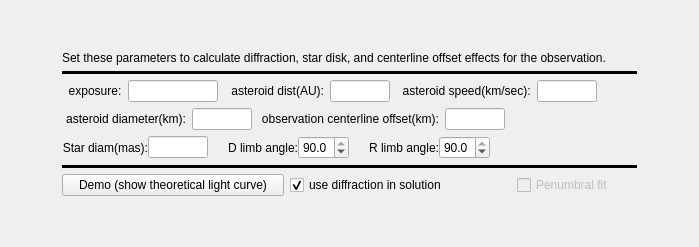
             <widget class="QWidget" name="diffractionTab">
              <attribute name="title">
               <string>Diffraction</string>
              </attribute>
              <layout class="QGridLayout" name="gridLayout_7">
               <item row="0" column="1">
                <spacer name="verticalSpacer_2">
                 <property name="orientation">
                  <enum>Qt::Vertical</enum>
                 </property>
                 <property name="sizeHint" stdset="0">
                  <size>
                   <width>20</width>
                   <height>40</height>
                  </size>
                 </property>
                </spacer>
               </item>
               <item row="1" column="1" colspan="2">
                <widget class="QLabel" name="underlyingLightcurveLabel">
                 <property name="toolTip">
                  <string>&lt;html&gt;&lt;head/&gt;&lt;body&gt;&lt;p&gt;This group of edit boxes allows the parameters for an observation-appropriate 'underlying lightcurve' to be entered.&lt;/p&gt;&lt;p&gt;We define the 'underlying lightcurve' thusly: it is the theoretical intensity of the light diffracted at the occulting edge (assumed straight) as a function of time, i.e. as the shadow of the occulting body passes the observation position, and includes the effect of a possibly finite star disk.  Click the &lt;span style=&quot; font-weight:600; color:#fc0107;&quot;&gt;Demo&lt;/span&gt; button to get a preview of this underlying lightcurve to make sure that the parameters are reasonable and, &lt;span style=&quot; color:#fc0107;&quot;&gt;most importantly, have been entered without error&lt;/span&gt; because these values will be used once a 'solution' has been found.&lt;/p&gt;&lt;p&gt;Diffraction intensity has a wavelength dependence. In PyOTE, we compute a generic diffraction curve composed of light wavelengths in the 400nm to 600nm range (using 5 nm steps) with equal intensities at each included wavelength. The region of the diffraction curve that is of most interest to us is only about +/- 1 Fresnel unit on either side of the geometrical shadow point. Fortunately, in that region, there is very little difference between a narrow band of light wavelengths and a wide band of light wavelengths, so there is no practical need to specify a more realistic bandpass in terms of either shape (amplitudes) or extent (bandpass). The primary effect of a wide bandpass is to greatly reduce the oscillations seen in a single wavelength diffraction curve (i.e., the one that is most frequently used to show diffraction effects).&lt;/p&gt;&lt;p&gt;If the star has a finite disk, the effect on the underlying lightcurve is usually very significant and apparent, 'integrating' away most of the characteristic diffraction curve shape and moving toward what is often referred to as a penumbral shape. It also moves the value of the intensity at the geometrical shadow point from 25% of full scale up to something close to 50% of full scale.&lt;/p&gt;&lt;p&gt;If you leave the exposure duration (exp dur: edit box) empty, the result of clicking the &lt;span style=&quot; font-weight:600; color:#fc0107;&quot;&gt;Demo&lt;/span&gt; button will be a display of the underlying light curve shape. To see the effect of the camera exposure time, which integrates the underlying light curve to produce what we refer to as the camera response, fill in the effective exposure time, taking into account the observation frame rate and number of frames being integrated. Note: this field will be updated/filled in automatically when an observation with timing data is loaded and, if necessary, integrated.&lt;/p&gt;&lt;p&gt;If a &lt;span style=&quot; font-weight:600; color:#fc0107;&quot;&gt;Demo&lt;/span&gt; is run before 'solution' baseline and event intensities have been determined, generic values of 100.0 (baseline intensity) and 0.0 (event intensity) are used. If 'real' baseline and event intensities are available, they are used instead.&lt;/p&gt;&lt;/body&gt;&lt;/html&gt;</string>
                 </property>
                 <property name="text">
                  <string>Set these parameters to calculate diffraction, star disk, and centerline offset effects for the observation.</string>
                 </property>
                 <property name="alignment">
                  <set>Qt::AlignLeading|Qt::AlignLeft|Qt::AlignVCenter</set>
                 </property>
                </widget>
               </item>
               <item row="2" column="1" colspan="2">
                <widget class="Line" name="line_7">
                 <property name="frameShadow">
                  <enum>QFrame::Plain</enum>
                 </property>
                 <property name="lineWidth">
                  <number>4</number>
                 </property>
                 <property name="orientation">
                  <enum>Qt::Horizontal</enum>
                 </property>
                </widget>
               </item>
               <item row="3" column="0">
                <spacer name="horizontalSpacer">
                 <property name="orientation">
                  <enum>Qt::Horizontal</enum>
                 </property>
                 <property name="sizeHint" stdset="0">
                  <size>
                   <width>51</width>
                   <height>20</height>
                  </size>
                 </property>
                </spacer>
               </item>
               <item row="3" column="1" colspan="2">
                <layout class="QHBoxLayout" name="horizontalLayout_13">
                 <item>
                  <widget class="QLabel" name="exposureTimeLabel">
                   <property name="toolTip">
                    <string>&lt;html&gt;&lt;head/&gt;&lt;body&gt;&lt;p&gt;Enter the effective camera exposure time (shutter time) in seconds, taking into account camera integration of frames if that was employed in this observation.&lt;/p&gt;&lt;p&gt;This box will normally be filled automatically when a file is read that has timing information included.&lt;/p&gt;&lt;p&gt;The value in this box will also be updated whenever and integration operation changes the frame duration.&lt;/p&gt;&lt;/body&gt;&lt;/html&gt;</string>
                   </property>
                   <property name="text">
                    <string>  exposure:</string>
                   </property>
                  </widget>
                 </item>
                 <item>
                  <widget class="QLineEdit" name="expDurEdit">
                   <property name="sizePolicy">
                    <sizepolicy hsizetype="Expanding" vsizetype="Fixed">
                     <horstretch>0</horstretch>
                     <verstretch>0</verstretch>
                    </sizepolicy>
                   </property>
                   <property name="maximumSize">
                    <size>
                     <width>90</width>
                     <height>16777215</height>
                    </size>
                   </property>
                  </widget>
                 </item>
                 <item>
                  <widget class="QLabel" name="asteroidDistanceLabel">
                   <property name="sizePolicy">
                    <sizepolicy hsizetype="MinimumExpanding" vsizetype="Preferred">
                     <horstretch>0</horstretch>
                     <verstretch>0</verstretch>
                    </sizepolicy>
                   </property>
                   <property name="toolTip">
                    <string>&lt;html&gt;&lt;head/&gt;&lt;body&gt;&lt;p&gt;Enter the distance to the asteroid/occulting body.&lt;/p&gt;&lt;p&gt;For distance units, use AU (Astronomical units)&lt;/p&gt;&lt;p&gt;Note: If parallax (in arc seconds) to the asteroid is available instead of distance in AU, the distance to the asteroid can be calculated with the equation:&lt;/p&gt;&lt;p align=&quot;center&quot;&gt;&lt;span style=&quot; font-size:18pt; font-weight:600;&quot;&gt;distance(AU) = 8.7882 / parallax(arc seconds)&lt;/span&gt;&lt;/p&gt;&lt;/body&gt;&lt;/html&gt;</string>
                   </property>
                   <property name="text">
                    <string>  asteroid dist(AU):</string>
                   </property>
                   <property name="alignment">
                    <set>Qt::AlignRight|Qt::AlignTrailing|Qt::AlignVCenter</set>
                   </property>
                  </widget>
                 </item>
                 <item>
                  <widget class="QLineEdit" name="asteroidDistanceEdit">
                   <property name="sizePolicy">
                    <sizepolicy hsizetype="Expanding" vsizetype="Fixed">
                     <horstretch>0</horstretch>
                     <verstretch>0</verstretch>
                    </sizepolicy>
                   </property>
                   <property name="maximumSize">
                    <size>
                     <width>60</width>
                     <height>16777215</height>
                    </size>
                   </property>
                  </widget>
                 </item>
                 <item>
                  <widget class="QLabel" name="shadowSpeedLabel">
                   <property name="toolTip">
                    <string>&lt;html&gt;&lt;head/&gt;&lt;body&gt;&lt;p&gt;Enter the speed of the occulting body in kilometers per second.&lt;/p&gt;&lt;p&gt;This is used as the speed of the occultation shadow projected on the earth.&lt;/p&gt;&lt;p&gt;This value is used to convert the diffraction pattern, which is calculated as a function of Fresnel units, to a function of time.&lt;/p&gt;&lt;p&gt;If the asteroid speed is not given but its diameter and the maximum expected event duration is known, the asteroid speed can be calculated with this equation:&lt;/p&gt;&lt;p align=&quot;center&quot;&gt;&lt;span style=&quot; font-size:18pt; font-weight:600;&quot;&gt;asteroid speed (km/sec) = asteroid diameter(km) / max duration(seconds)&lt;/span&gt;&lt;/p&gt;&lt;/body&gt;&lt;/html&gt;</string>
                   </property>
                   <property name="text">
                    <string>  asteroid speed(km/sec):</string>
                   </property>
                  </widget>
                 </item>
                 <item>
                  <widget class="QLineEdit" name="shadowSpeedEdit">
                   <property name="sizePolicy">
                    <sizepolicy hsizetype="Expanding" vsizetype="Fixed">
                     <horstretch>0</horstretch>
                     <verstretch>0</verstretch>
                    </sizepolicy>
                   </property>
                   <property name="maximumSize">
                    <size>
                     <width>60</width>
                     <height>16777215</height>
                    </size>
                   </property>
                  </widget>
                 </item>
                 <item>
                  <spacer name="horizontalSpacer_17">
                   <property name="orientation">
                    <enum>Qt::Horizontal</enum>
                   </property>
                   <property name="sizeHint" stdset="0">
                    <size>
                     <width>40</width>
                     <height>20</height>
                    </size>
                   </property>
                  </spacer>
                 </item>
                </layout>
               </item>
               <item row="3" column="3">
                <spacer name="horizontalSpacer_2">
                 <property name="orientation">
                  <enum>Qt::Horizontal</enum>
                 </property>
                 <property name="sizeHint" stdset="0">
                  <size>
                   <width>51</width>
                   <height>20</height>
                  </size>
                 </property>
                </spacer>
               </item>
               <item row="4" column="1" colspan="2">
                <layout class="QHBoxLayout" name="horizontalLayout_15">
                 <item>
                  <widget class="QLabel" name="asteroidSizeLabel">
                   <property name="toolTip">
                    <string>&lt;html&gt;&lt;head/&gt;&lt;body&gt;&lt;p&gt;In order to calculate the effect on the underlying diffraction lightcurve of an observation that is not on the centerline of the asteroid track (a 'graze'), two pieces of information are required:&lt;/p&gt;&lt;p&gt;1) The asteroid diameter (expressed in km) (enter in this edit box)&lt;/p&gt;&lt;p&gt;2) The distance (in km) left or right of the asteroid track centerline of the observation position&lt;/p&gt;&lt;/body&gt;&lt;/html&gt;</string>
                   </property>
                   <property name="text">
                    <string> asteroid diameter(km):</string>
                   </property>
                   <property name="alignment">
                    <set>Qt::AlignRight|Qt::AlignTrailing|Qt::AlignVCenter</set>
                   </property>
                  </widget>
                 </item>
                 <item>
                  <widget class="QLineEdit" name="astSizeEdit">
                   <property name="maximumSize">
                    <size>
                     <width>60</width>
                     <height>16777215</height>
                    </size>
                   </property>
                  </widget>
                 </item>
                 <item>
                  <widget class="QLabel" name="pathOffsetLabel">
                   <property name="toolTip">
                    <string>&lt;html&gt;&lt;head/&gt;&lt;body&gt;&lt;p&gt;In order to calculate the effect on the underlying diffraction lightcurve of an observation that is not on the centerline of the asteroid track (a 'graze'), two pieces of information are required:&lt;/p&gt;&lt;p&gt;1) The asteroid diameter (expressed in km)&lt;/p&gt;&lt;p&gt;2) The distance (in km) left or right of the asteroid track centerline of the observation position (enter in this edit box)&lt;/p&gt;&lt;/body&gt;&lt;/html&gt;</string>
                   </property>
                   <property name="text">
                    <string> observation centerline offset(km):</string>
                   </property>
                   <property name="alignment">
                    <set>Qt::AlignRight|Qt::AlignTrailing|Qt::AlignVCenter</set>
                   </property>
                  </widget>
                 </item>
                 <item>
                  <widget class="QLineEdit" name="pathOffsetEdit">
                   <property name="maximumSize">
                    <size>
                     <width>60</width>
                     <height>16777215</height>
                    </size>
                   </property>
                  </widget>
                 </item>
                 <item>
                  <spacer name="horizontalSpacer_15">
                   <property name="orientation">
                    <enum>Qt::Horizontal</enum>
                   </property>
                   <property name="sizeHint" stdset="0">
                    <size>
                     <width>40</width>
                     <height>20</height>
                    </size>
                   </property>
                  </spacer>
                 </item>
                </layout>
               </item>
               <item row="5" column="1" colspan="2">
                <layout class="QHBoxLayout" name="horizontalLayout_14">
                 <property name="spacing">
                  <number>0</number>
                 </property>
                 <item>
                  <widget class="QLabel" name="starDiameterLabel">
                   <property name="toolTip">
                    <string>&lt;html&gt;&lt;head/&gt;&lt;body&gt;&lt;p&gt;If the star being occulted is not point-like but rather has a finite disk, enter its diameter in milli-arcseconds (mas) in this box.&lt;/p&gt;&lt;p&gt;This value is used, in conjunction with the values entered in the &lt;span style=&quot; font-weight:600; color:#fc0107;&quot;&gt;dist(AU)&lt;/span&gt; box and the &lt;span style=&quot; font-weight:600; color:#fc0107;&quot;&gt;speed(km/sec)&lt;/span&gt; box, to calculate the apparent size of the star at the asteroid distance as a function of time. This is convolved with the diffraction light curve to get the underlying light curve (instantaneous values).&lt;/p&gt;&lt;p&gt;The underlying lightcurve is what is seen and integrated during the camera exposure time to get the camera response.&lt;/p&gt;&lt;/body&gt;&lt;/html&gt;</string>
                   </property>
                   <property name="text">
                    <string>Star diam(mas):</string>
                   </property>
                   <property name="alignment">
                    <set>Qt::AlignRight|Qt::AlignTrailing|Qt::AlignVCenter</set>
                   </property>
                  </widget>
                 </item>
                 <item>
                  <widget class="QLineEdit" name="starDiameterEdit">
                   <property name="maximumSize">
                    <size>
                     <width>60</width>
                     <height>16777215</height>
                    </size>
                   </property>
                  </widget>
                 </item>
                 <item>
                  <widget class="QLabel" name="dLimbAngleLabel">
                   <property name="sizePolicy">
                    <sizepolicy hsizetype="Minimum" vsizetype="Preferred">
                     <horstretch>0</horstretch>
                     <verstretch>0</verstretch>
                    </sizepolicy>
                   </property>
                   <property name="toolTip">
                    <string>&lt;html&gt;&lt;head/&gt;&lt;body&gt;&lt;p&gt;When the star has a perceptible disk, the angle of the asteroid limb with respect to the direction of motion changes the time duration during which the projected star image passes your observation position and therefore modifies the underlying light curve at that limb edge.&lt;/p&gt;&lt;p&gt;Angles are entered in degrees with 90 degrees used to reflect a head-on no-graze configuration.&lt;/p&gt;&lt;/body&gt;&lt;/html&gt;</string>
                   </property>
                   <property name="text">
                    <string>      D limb angle:</string>
                   </property>
                   <property name="alignment">
                    <set>Qt::AlignRight|Qt::AlignTrailing|Qt::AlignVCenter</set>
                   </property>
                  </widget>
                 </item>
                 <item>
                  <widget class="QDoubleSpinBox" name="dLimbAngle">
                   <property name="maximumSize">
                    <size>
                     <width>80</width>
                     <height>16777215</height>
                    </size>
                   </property>
                   <property name="decimals">
                    <number>1</number>
                   </property>
                   <property name="maximum">
                    <double>90.000000000000000</double>
                   </property>
                   <property name="value">
                    <double>90.000000000000000</double>
                   </property>
                  </widget>
                 </item>
                 <item>
                  <widget class="QLabel" name="rLimbAngleLabel">
                   <property name="sizePolicy">
                    <sizepolicy hsizetype="Minimum" vsizetype="Preferred">
                     <horstretch>0</horstretch>
                     <verstretch>0</verstretch>
                    </sizepolicy>
                   </property>
                   <property name="toolTip">
                    <string>&lt;html&gt;&lt;head/&gt;&lt;body&gt;&lt;p&gt;When the star has a perceptible disk, the angle of the asteroid limb with respect to the direction of motion changes the time duration during which the projected star image passes your observation position and therefore modifies the underlying light curve at that limb edge.&lt;/p&gt;&lt;p&gt;Angles are entered in degrees with 90 degrees used to reflect a head-on no-graze configuration.&lt;/p&gt;&lt;/body&gt;&lt;/html&gt;</string>
                   </property>
                   <property name="text">
                    <string>      R limb angle:</string>
                   </property>
                   <property name="alignment">
                    <set>Qt::AlignRight|Qt::AlignTrailing|Qt::AlignVCenter</set>
                   </property>
                  </widget>
                 </item>
                 <item>
                  <widget class="QDoubleSpinBox" name="rLimbAngle">
                   <property name="maximumSize">
                    <size>
                     <width>80</width>
                     <height>16777215</height>
                    </size>
                   </property>
                   <property name="decimals">
                    <number>1</number>
                   </property>
                   <property name="maximum">
                    <double>90.000000000000000</double>
                   </property>
                   <property name="value">
                    <double>90.000000000000000</double>
                   </property>
                  </widget>
                 </item>
                 <item>
                  <spacer name="horizontalSpacer_16">
                   <property name="orientation">
                    <enum>Qt::Horizontal</enum>
                   </property>
                   <property name="sizeHint" stdset="0">
                    <size>
                     <width>40</width>
                     <height>20</height>
                    </size>
                   </property>
                  </spacer>
                 </item>
                </layout>
               </item>
               <item row="6" column="1" colspan="2">
                <widget class="Line" name="line_8">
                 <property name="frameShadow">
                  <enum>QFrame::Plain</enum>
                 </property>
                 <property name="lineWidth">
                  <number>4</number>
                 </property>
                 <property name="orientation">
                  <enum>Qt::Horizontal</enum>
                 </property>
                </widget>
               </item>
               <item row="7" column="1" colspan="2">
                <layout class="QHBoxLayout" name="horizontalLayout_16">
                 <item>
                  <widget class="QPushButton" name="demoUnderlyingLighturvesButton">
                   <property name="toolTip">
                    <string>&lt;html&gt;&lt;head/&gt;&lt;body&gt;&lt;p&gt;This button demonstrates the computation of the lightcurve used in determining the time of the geometric shadow edge, given the observation parameters set in the edit boxes in this edit box group. It can be a useful tool in gaining an understanding of diffraction (and other) effects.&lt;/p&gt;&lt;p&gt;If values have been entered in the two boxes to the right (asteroid distance, and speed), the 400nm to 600nm bandpass integrated analytic diffraction lightcurve will be computed and displayed.&lt;/p&gt;&lt;p&gt;We refer to this as the 'underlying lightcurve': it is the theoretical (instantaneous) intensity of the light diffracted at the occulting edge as a function of time, i.e. as the shadow of the occulting body passes an observation position that is &lt;span style=&quot; text-decoration: underline;&quot;&gt;on the path centerline&lt;/span&gt;.&lt;/p&gt;&lt;p&gt;The 'underlying lightcurve' will be further modified by:&lt;/p&gt;&lt;p&gt;1. the camera exposure function (which acts as an integrator)&lt;/p&gt;&lt;p&gt;2. the position of observation with respect to the asteroid path centerline (because of the 2D nature of the diffracted asteroid image)&lt;/p&gt;&lt;p&gt;3. a target star that has a discernible disk&lt;/p&gt;&lt;p&gt;The instantaneous underlying lightcurve (with correction for an off-centerline observation) is modified by the camera exposure function and, if the star has a discernible disk, the star intensity function. The resulting composite lightcurve is mathematically the convolution of the underlying lightcurve with the camera exposure function and possibly the star intensity function.&lt;/p&gt;&lt;p&gt;(Technically a convolution is defined as the integral of the product of two functions after one is reversed and shifted - the integral is evaluated for all values of shift to produce the modified function.)&lt;/p&gt;&lt;p&gt;&lt;span style=&quot; font-family:'Helvetica';&quot;&gt;The camera exposure function is defined as equal to 1.0 while the ‘shutter’ is open, and 0.0 at all other times. (A 'boxcar' integration)&lt;/span&gt;&lt;/p&gt;&lt;p&gt;&lt;span style=&quot; font-family:'Helvetica';&quot;&gt;The star intensity function is the chord length across the diameter of the star.&lt;/span&gt;&lt;/p&gt;&lt;p&gt;These two functions are plotted on the demonstration graph (at half intensity to avoid overlap with the baseline) so that one can see the functions that are being convolved and to make it easy to see how much of an effect should be expected.&lt;/p&gt;&lt;p&gt;Diffraction intensity has a wavelength dependence. In PyOTE, we compute a generic diffraction curve composed of light wavelengths in the 400nm to 600nm range (using 5 nm steps) with equal intensities at each included wavelength. The region of the diffraction curve that is of most interest to us is only about +/- 1 Fresnel unit on either side of the geometrical shadow point. Fortunately, in that region, there is very little difference between a narrow band of light wavelengths and a wide band of light wavelengths, so there is no practical need to specify a more realistic bandpass in terms of either shape (amplitudes) or extent (bandpass). The primary effect of a wide bandpass is to greatly reduce the oscillations seen in a single wavelength diffraction curve (i.e., the one that is most frequently used to show diffraction effects).&lt;/p&gt;&lt;p&gt;If the star has a finite disk, the effect on the underlying lightcurve is usually very significant and apparent, 'integrating' away most of the characteristic diffraction curve shape and moving toward what is often referred to as a penumbral shape. It also moves the value of the intensity at the geometrical shadow point from up to something close to 50% of full scale.&lt;/p&gt;&lt;p&gt;If you leave the exposure duration (exp dur: edit box) empty, the result of clicking this button will be a display of the underlying light curve shape. To see the effect of the camera exposure time, which integrates the underlying light curve to produce what we refer to as the camera response, fill in the effective exposure time, taking into account the observation frame rate and number of frames being integrated. Note: this field will be updated/filled in automatically when an observation with timing data is loaded and, if necessary, integrated.&lt;/p&gt;&lt;p&gt;If this demo is run before 'solution' baseline and event intensities have been determined, generic values of 100.0 (baseline intensity) and 0.0 (event intensity) are used. If 'real' baseline and event intensities are available, they are used instead.&lt;/p&gt;&lt;/body&gt;&lt;/html&gt;</string>
                   </property>
                   <property name="text">
                    <string>Demo (show theoretical light curve)</string>
                   </property>
                  </widget>
                 </item>
                 <item>
                  <widget class="QCheckBox" name="enableDiffractionCalculationBox">
                   <property name="toolTip">
                    <string>&lt;html&gt;&lt;head/&gt;&lt;body&gt;&lt;p&gt;This checkbox enables the application of diffraction effects to the underlying lightcurve. Usually, you will want to use diffraction effects for the underlying lightcurve, so this box is checked by default.&lt;/p&gt;&lt;p&gt;But sometimes you may want to use a pure penumbral curve when the star has a finite disk. In that case, uncheck this box.&lt;/p&gt;&lt;p&gt;This is also useful as learning/demonstration tool when exploring what effects the underlying lightcurve.&lt;/p&gt;&lt;/body&gt;&lt;/html&gt;</string>
                   </property>
                   <property name="layoutDirection">
                    <enum>Qt::LeftToRight</enum>
                   </property>
                   <property name="text">
                    <string>use diffraction in solution </string>
                   </property>
                   <property name="checked">
                    <bool>true</bool>
                   </property>
                  </widget>
                 </item>
                 <item>
                  <widget class="QCheckBox" name="penumbralFitCheckBox">
                   <property name="enabled">
                    <bool>false</bool>
                   </property>
                   <property name="maximumSize">
                    <size>
                     <width>120</width>
                     <height>16777215</height>
                    </size>
                   </property>
                   <property name="toolTip">
                    <string>&lt;html&gt;&lt;head/&gt;&lt;body&gt;&lt;p&gt;If an occultation involves a star that is not point-like (has a detectable disk), the observation lightcurve will often have a gradual transition and take more than one or two readings for the disappearance and/or reappearance to occur. To extract timing data from such an observation, an underlying lightcurve model that incorporates star diameter (mas) and limb angles must be used.&lt;/p&gt;&lt;p&gt;&lt;span style=&quot; font-weight:600;&quot;&gt;This checkbox will be enabled whenever a star diameter is entered below AND the &lt;/span&gt;&lt;span style=&quot; font-weight:600; color:#fc0107;&quot;&gt;Demo&lt;/span&gt;&lt;span style=&quot; font-weight:600;&quot;&gt; button has been clicked. You WILL forget this; it happens to me. No worries; nothing breaks. Just right-click and refresh your memory!&lt;/span&gt;&lt;/p&gt;&lt;p&gt;&lt;span style=&quot; font-weight:600; color:#0000ff;&quot;&gt;Please use the example-penumbra.csv file that is provided in the download for practice.&lt;/span&gt; (This file may be hard to find as it is placed wherever your system stores the PyOTE application files. Best advice is to do a search of the entire drive for the exact file name, then copy it to a more convenient place.) The header lines in that file give you good values to use for asteroid distance, asteroid speed, and star diameter to start with. Find the supplied file with a file-search --- &lt;span style=&quot; font-weight:600; color:#fc0107;&quot;&gt;move it somewhere else to play with - don't clutter up your software installation directory with the PyOTE files that are generated during normal processing - nothing bad will happen if you fail to heed this advice, but it's good practice to follow this advice.&lt;/span&gt;&lt;/p&gt;&lt;p&gt;Once this checkbox is checked (and you will forget to do this sometimes too!), the &lt;span style=&quot; font-weight:600; color:#fc0107;&quot;&gt;Find event, then ...&lt;/span&gt; button will invoke the 'penumbral fit' methodology. When the 'penumbral fit' methodology is active, the user is expected to:&lt;/p&gt;&lt;p&gt;&lt;span style=&quot; font-weight:600; color:#fc0107;&quot;&gt;1.&lt;/span&gt; Carefully locate the D and or R regions so that the penumbral transition regions are precisely enclosed. Use the &lt;span style=&quot; font-weight:600; color:#fc0107;&quot;&gt;Mark D region&lt;/span&gt; button and the &lt;span style=&quot; font-weight:600; color:#fc0107;&quot;&gt;Mark R region&lt;/span&gt; button in the usual way.&lt;/p&gt;&lt;p&gt;This allows PyOTE to identify/assume the points to the left and right of the D and/or R regions are baseline points so as to compute a correct baseline intensity and its associated noise. This also allows the points between the D and/or R regions to be used for the computation of the correct event intensity and its associated noise.&lt;/p&gt;&lt;p&gt;&lt;span style=&quot; font-weight:600; color:#fc0107;&quot;&gt;2.&lt;/span&gt; Repeatedly click the &lt;span style=&quot; font-weight:600; color:#fc0107;&quot;&gt;Find event, then ...&lt;/span&gt; button, evalute the 'fit' visually, and change the limb angles until satisfied (watch the 'metric' to see how you are doing), then&lt;/p&gt;&lt;p&gt;&lt;span style=&quot; font-weight:600; color:#fc0107;&quot;&gt;3.&lt;/span&gt; Click the &lt;span style=&quot; font-weight:600; color:#fc0107;&quot;&gt;... write report&lt;/span&gt; button, as usual.&lt;/p&gt;&lt;p&gt;The D and/or R edge times will not change significantly during the step 2 iterations; they are only performed to get an estimate of the D and/or R limb angles, so a good visual fit should be adequate.&lt;/p&gt;&lt;p&gt;It is a characteristic of penumbral curves that they are 'under-constrained' in that there is NOT a unique set of values for star diameter and the two limb angles. It is &lt;span style=&quot; text-decoration: underline;&quot;&gt;always&lt;/span&gt; the case that, given a star diameter and limb angles of 90 degrees (head-on), there is a smaller star diameter with smaller limb angles that will result in exactly the same lightcurve. Usually, the star diameter will be reasonably well known, so that value is held fixed while one adjusts the D and R limb angles until a satisfactory fit is found.&lt;/p&gt;&lt;/body&gt;&lt;/html&gt;</string>
                   </property>
                   <property name="text">
                    <string>Penumbral fit   </string>
                   </property>
                  </widget>
                 </item>
                </layout>
               </item>
               <item row="8" column="2">
                <spacer name="verticalSpacer">
                 <property name="orientation">
                  <enum>Qt::Vertical</enum>
                 </property>
                 <property name="sizeHint" stdset="0">
                  <size>
                   <width>20</width>
                   <height>40</height>
                  </size>
                 </property>
                </spacer>
               </item>
              </layout>
             </widget>
